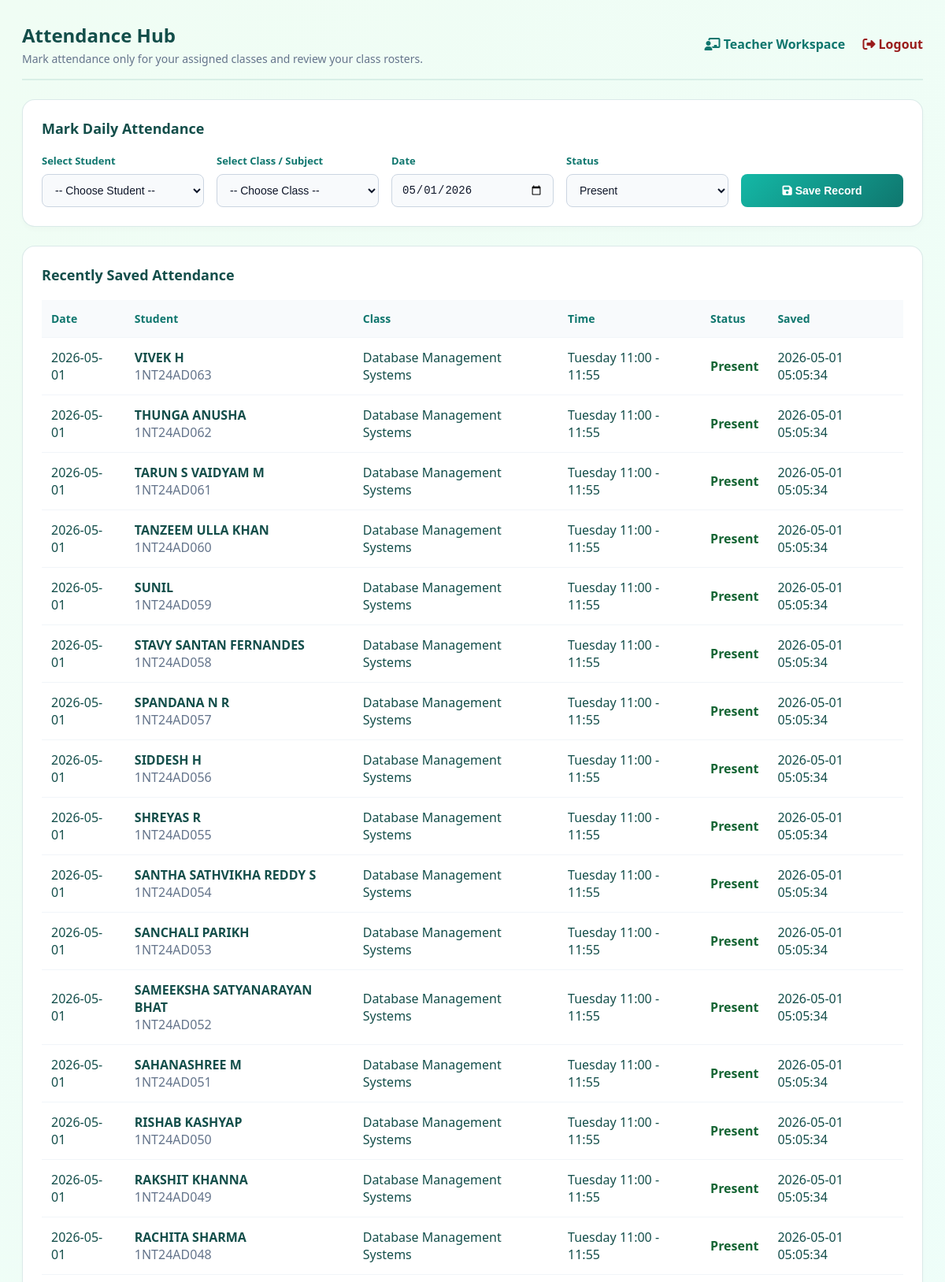
The app's page /attendance (signed in, upper part) with its own data.
### tables this page shows
CREATE TABLE Attendance (
                attendance_id INTEGER PRIMARY KEY AUTOINCREMENT,
                student_id    INTEGER,
                timetable_id  INTEGER,
                attend_date   TEXT,
                status        TEXT, session_id INTEGER, marked_by_user_id INTEGER, participation_score REAL DEFAULT 0, remarks TEXT, location_status TEXT DEFAULT 'not_checked', created_at TEXT, updated_at TEXT,
                FOREIGN KEY (student_id)   REFERENCES Students(student_id),
                FOREIGN KEY (timetable_id) REFERENCES Timetable(timetable_id)
            );

CREATE TABLE Students (
                student_id   INTEGER PRIMARY KEY AUTOINCREMENT,
                student_name TEXT NOT NULL,
                roll_no      TEXT UNIQUE,
                dept_id      INTEGER,
                semester     INTEGER,
                section      TEXT,
                email        TEXT, father_name TEXT, admission_id TEXT, generate_date TEXT, generate_time TEXT, guardian_phone TEXT, is_active INTEGER DEFAULT 1,
                FOREIGN KEY (dept_id) REFERENCES Department(dept_id)
            );

CREATE TABLE Subjects (
                subject_id   INTEGER PRIMARY KEY AUTOINCREMENT,
                subject_name TEXT NOT NULL,
                subject_code TEXT UNIQUE,
                dept_id      INTEGER,
                credits      INTEGER,
                type         TEXT, attendance_threshold REAL DEFAULT 75, total_hours INTEGER, is_active INTEGER DEFAULT 1,
                FOREIGN KEY (dept_id) REFERENCES Department(dept_id)
            );

CREATE TABLE Time_Slots (
                slot_id    INTEGER PRIMARY KEY AUTOINCREMENT,
                day_name   TEXT,
                start_time TEXT,
                end_time   TEXT,
                period_no  INTEGER
            );

### app.py (the view, shortened to what this page needs)
@app.route('/attendance')
def attendance():
    if 'user' not in session:
        return redirect(url_for('login'))
    conn = get_connection()
    cursor = conn.cursor()
    if is_teacher_session():
        teacher_id = resolve_teacher_id(cursor)
        teacher_classes = fetch_teacher_classes(cursor, teacher_id) if teacher_id else []
        if not teacher_classes:
            conn.close()
            flash('No classes are assigned to your teacher account yet.', 'error')
            return redirect(url_for('teacher_workspace'))
        teacher_timetable_ids = [row['timetable_id'] for row in teacher_classes]
        timetable_placeholders = ','.join(['?'] * len(teacher_timetable_ids))
        class_filters = [
            (row['dept_id'], row['semester'], row['section'])
            for row in teacher_classes
        ]
        class_filter_sql = ' OR '.join(
            ['(s.dept_id = ? AND s.semester = ? AND s.section = ?)'] * len(class_filters)
        )
        class_filter_values = [
            value
            for class_filter in class_filters
            for value in class_filter
        ]
        cursor.execute(
            f'''
            SELECT s.student_id, s.student_name, s.roll_no,
                   COUNT(a.attendance_id) as total,
                   COALESCE(SUM(CASE WHEN a.status="Present" THEN 1 ELSE 0 END), 0) as attended,
                   ROUND(
                       CASE
                           WHEN COUNT(a.attendance_id) = 0 THEN 0
                           ELSE SUM(CASE WHEN a.status="Present" THEN 1.0 ELSE 0 END) * 100
                                / COUNT(a.attendance_id)
                       END,
                       1
                   ) as percentage
            FROM Students s
            LEFT JOIN Attendance a
                   ON s.student_id = a.student_id
                  AND a.timetable_id IN ({timetable_placeholders})
            WHERE {class_filter_sql}
            GROUP BY s.student_id
            ORDER BY s.roll_no
            ''',
            teacher_timetable_ids + class_filter_values,
        )
        attendance_data = cursor.fetchall()
        cursor.execute(
            f'''
            SELECT DISTINCT s.student_id, s.student_name, s.roll_no
            FROM Students s
            WHERE {class_filter_sql}
            ORDER BY s.roll_no
            ''',
            class_filter_values,
        )
        students_list = cursor.fetchall()
        cursor.execute(
            f'''
            SELECT a.attend_date, s.student_name, s.roll_no, sub.subject_name,
                   ts.day_name, ts.start_time, ts.end_time, a.status, a.updated_at
            FROM Attendance a
            JOIN Students s ON a.student_id = s.student_id
            JOIN Timetable t ON a.timetable_id = t.timetable_id
            JOIN Subjects sub ON t.subject_id = sub.subject_id
            JOIN Time_Slots ts ON t.slot_id = ts.slot_id
            WHERE a.timetable_id IN ({timetable_placeholders})
            ORDER BY a.updated_at DESC, a.attendance_id DESC
            LIMIT 20
            ''',
            teacher_timetable_ids,
        )
        recent_attendance_records = cursor.fetchall()
        conn.close()
        return render_template(
            'attendance.html',
            attendance=attendance_data,
            students=students_list,
            timetable=teacher_classes,
            teacher_mode=True,
            recent_attendance_records=recent_attendance_records,
        )

### app.py (called while the page is built, shortened)
def is_student_session():
    return session.get('role') == 'student' and session.get('student_id')

def is_teacher_session():
    return session.get('role') == 'teacher'

def get_current_teacher(cursor):
    if not is_teacher_session():
        return None
    identity = session.get('user_email') or session.get('user')
    if identity:
        cursor.execute(
            '''
            SELECT teacher_id, teacher_name, dept_id, email, contact_no, availability_status
            FROM Teachers
            WHERE LOWER(email) = LOWER(?)
            ''',
            (identity,),
        )
        teacher_row = cursor.fetchone()
        if teacher_row:
            return teacher_row

def resolve_teacher_id(cursor, requested_teacher_id=None):
    if is_teacher_session():
        current_teacher = get_current_teacher(cursor)
        return current_teacher['teacher_id'] if current_teacher else None
    if requested_teacher_id:
        return requested_teacher_id
    cursor.execute("SELECT teacher_id FROM Teachers ORDER BY teacher_name LIMIT 1")
    teacher_row = cursor.fetchone()
    return teacher_row['teacher_id'] if teacher_row else None

### database.py (called while the page is built)
def get_connection():
    conn = sqlite3.connect(DB_PATH)
    conn.row_factory = sqlite3.Row
    return conn

### templates/attendance.html (shortened to what this page needs)
<!DOCTYPE html>
<html lang="en">
<head>
    <link href="https://cdnjs.cloudflare.com/ajax/libs/font-awesome/6.4.0/css/all.min.css" rel="stylesheet">
</head>
<body>
    <div class="header">
        <div>
            <h1>Attendance Hub</h1>
            <p style="color:#64748b; font-size: 14px; margin-top:4px;">
                {% if teacher_mode %}
                Mark attendance only for your assigned classes and review your class rosters.
                {% else %}
                Mark attendance and review class-wise presence data.
                {% endif %}
            </p>
        </div>
        <nav>
            {% if teacher_mode %}
            <a href="/teacher/workspace"><i class="fas fa-chalkboard-user"></i> Teacher Workspace</a>
            {% else %}
            <a href="/dashboard"><i class="fas fa-home"></i> Dashboard</a>
            <a href="/teachers">Teachers</a>
            <a href="/students">Students</a>
            <a href="/timetable">Timetable</a>
            {% endif %}
            <a href="/logout" style="color: #991b1b;"><i class="fas fa-sign-out-alt"></i> Logout</a>
        </nav>
    </div>
    <section class="panel">
        <h2 style="margin-bottom: 20px; font-size: 18px;">Mark Daily Attendance</h2>
        <form method="POST" action="/attendance/mark" class="form-grid">
            <div class="form-group">
                <label for="student_id">Select Student</label>
                <select id="student_id" name="student_id" required>
                    <option value="" disabled selected>-- Choose Student --</option>
                </select>
            </div>
            <div class="form-group">
                <label for="timetable_id">Select Class / Subject</label>
                <select id="timetable_id" name="timetable_id" required>
                    <option value="" disabled selected>-- Choose Class --</option>
                </select>
            </div>
            <div class="form-group">
                <label for="date">Date</label>
                <input id="date" name="date" type="date" required>
            </div>
            <div class="form-group">
                <label for="status">Status</label>
                <select id="status" name="status" required>
                    <option value="Present">Present</option>
                </select>
            </div>
            <div class="form-group">
                <label>&nbsp;</label>
                <button type="submit"><i class="fas fa-save"></i> Save Record</button>
            </div>
        </form>
    </section>
    {% if recent_attendance_records %}
    <section class="panel">
        <h2 style="margin-bottom: 20px; font-size: 18px;">Recently Saved Attendance</h2>
        <div class="table-wrap">
            <table>
                <thead>
                    <tr>
                        <th>Date</th>
                        <th>Student</th>
                        <th>Class</th>
                        <th>Time</th>
                        <th>Status</th>
                        <th>Saved</th>
                    </tr>
                </thead>
                <tbody>
                    {% for row in recent_attendance_records %}
                    <tr>
                        <td>{{ row.attend_date }}</td>
                        <td>
                            <strong>{{ row.student_name }}</strong><br>
                            <span style="color:#64748b;">{{ row.roll_no }}</span>
                        </td>
                        <td>{{ row.subject_name }}</td>
                        <td>{{ row.day_name }} {{ row.start_time }} - {{ row.end_time }}</td>
                        <td>
                            <span class="{% if row.status == 'Present' %}percentage-pass{% else %}percentage-fail{% endif %}">
                                {{ row.status }}
                            </span>
                        </td>
                        <td>{{ row.updated_at or row.attend_date }}</td>
                    </tr>
                    {% endfor %}
                </tbody>
            </table>
        </div>
    </section>
    {% endif %}
</body>
</html>

### templates/attendance.html (style rules this page uses)
* { margin: 0; padding: 0; box-sizing: border-box; }
body { font-family: system-ui, -apple-system, "Segoe UI", Roboto, sans-serif; background: linear-gradient(135deg, #f0fdf4, #ecfeff); color: #134e4a; min-height: 100vh; padding: 28px; }
.header { display: flex; justify-content: space-between; align-items: center; flex-wrap: wrap; gap: 12px; margin-bottom: 24px; border-bottom: 2px solid rgba(15, 118, 110, 0.1); padding-bottom: 16px; }
.header h1 { font-size: 24px; }
.header nav a { text-decoration: none; color: #0f766e; margin-left: 18px; font-weight: 600; transition: color 0.2s ease; }
.panel { background: #ffffff; border: 1px solid rgba(15, 118, 110, 0.15); border-radius: 16px; padding: 24px; margin-bottom: 24px; box-shadow: 0 4px 6px rgba(0,0,0,0.02); }
.form-grid { display: grid; grid-template-columns: repeat(auto-fit, minmax(180px, 1fr)); gap: 16px; align-items: flex-end; }
.form-group { display: flex; flex-direction: column; }
label { margin-bottom: 8px; font-size: 13px; font-weight: 600; color: #0f766e; }
input, select { width: 100%; padding: 10px 12px; border-radius: 8px; border: 1px solid #cbd5e1; background: #f8fafc; color: #0f172a; font-size: 14px; height: 42px; }
button { height: 42px; padding: 0 16px; border: none; border-radius: 8px; background: linear-gradient(135deg, #14b8a6, #0f766e); color: white; font-weight: 600; font-size: 14px; cursor: pointer; transition: opacity 0.2s ease; width: 100%; }
.table-wrap { overflow-x: auto; }
table { width: 100%; border-collapse: collapse; min-width: 600px; }
th, td { text-align: left; padding: 14px 12px; border-bottom: 1px solid #f1f5f9; }
th { color: #0f766e; font-size: 14px; font-weight: 600; background: #f8fafc; }
.percentage-pass { font-weight: 600; color: #166534; }

### records on screen
Attendance: attend_date "2026-05-01", student_name "VIVEK H", roll_no "1NT24AD063", subject_name "Database Management Systems", day_name "Tuesday", start_time "11:00", end_time "11:55", status "Present", updated_at "2026-05-01 05:05:34"
Attendance: attend_date "2026-05-01", student_name "THUNGA ANUSHA", roll_no "1NT24AD062", subject_name "Database Management Systems", day_name "Tuesday", start_time "11:00", end_time "11:55", status "Present", updated_at "2026-05-01 05:05:34"
Attendance: attend_date "2026-05-01", student_name "TARUN S VAIDYAM M", roll_no "1NT24AD061", subject_name "Database Management Systems", day_name "Tuesday", start_time "11:00", end_time "11:55", status "Present", updated_at "2026-05-01 05:05:34"
Attendance: attend_date "2026-05-01", student_name "TANZEEM ULLA KHAN", roll_no "1NT24AD060", subject_name "Database Management Systems", day_name "Tuesday", start_time "11:00", end_time "11:55", status "Present", updated_at "2026-05-01 05:05:34"
Attendance: attend_date "2026-05-01", student_name "SUNIL", roll_no "1NT24AD059", subject_name "Database Management Systems", day_name "Tuesday", start_time "11:00", end_time "11:55", status "Present", updated_at "2026-05-01 05:05:34"
Attendance: attend_date "2026-05-01", student_name "STAVY SANTAN FERNANDES", roll_no "1NT24AD058", subject_name "Database Management Systems", day_name "Tuesday", start_time "11:00", end_time "11:55", status "Present", updated_at "2026-05-01 05:05:34"
Attendance: attend_date "2026-05-01", student_name "SPANDANA N R", roll_no "1NT24AD057", subject_name "Database Management Systems", day_name "Tuesday", start_time "11:00", end_time "11:55", status "Present", updated_at "2026-05-01 05:05:34"
Attendance: attend_date "2026-05-01", student_name "SIDDESH H", roll_no "1NT24AD056", subject_name "Database Management Systems", day_name "Tuesday", start_time "11:00", end_time "11:55", status "Present", updated_at "2026-05-01 05:05:34"
Attendance: attend_date "2026-05-01", student_name "SHREYAS R", roll_no "1NT24AD055", subject_name "Database Management Systems", day_name "Tuesday", start_time "11:00", end_time "11:55", status "Present", updated_at "2026-05-01 05:05:34"
Attendance: attend_date "2026-05-01", student_name "SANTHA SATHVIKHA REDDY S", roll_no "1NT24AD054", subject_name "Database Management Systems", day_name "Tuesday", start_time "11:00", end_time "11:55", status "Present", updated_at "2026-05-01 05:05:34"
Attendance: attend_date "2026-05-01", student_name "SANCHALI PARIKH", roll_no "1NT24AD053", subject_name "Database Management Systems", day_name "Tuesday", start_time "11:00", end_time "11:55", status "Present", updated_at "2026-05-01 05:05:34"
Attendance: attend_date "2026-05-01", student_name "SAMEEKSHA SATYANARAYAN BHAT", roll_no "1NT24AD052", subject_name "Database Management Systems", day_name "Tuesday", start_time "11:00", end_time "11:55", status "Present", updated_at "2026-05-01 05:05:34"
Attendance: attend_date "2026-05-01", student_name "SAHANASHREE M", roll_no "1NT24AD051", subject_name "Database Management Systems", day_name "Tuesday", start_time "11:00", end_time "11:55", status "Present", updated_at "2026-05-01 05:05:34"
Attendance: attend_date "2026-05-01", student_name "RISHAB KASHYAP", roll_no "1NT24AD050", subject_name "Database Management Systems", day_name "Tuesday", start_time "11:00", end_time "11:55", status "Present", updated_at "2026-05-01 05:05:34"
Attendance: attend_date "2026-05-01", student_name "RAKSHIT KHANNA", roll_no "1NT24AD049", subject_name "Database Management Systems", day_name "Tuesday", start_time "11:00", end_time "11:55", status "Present", updated_at "2026-05-01 05:05:34"
Attendance: attend_date "2026-05-01", student_name "RACHITA SHARMA", roll_no "1NT24AD048", subject_name "Database Management Systems", day_name "Tuesday", start_time "11:00", end_time "11:55", status "Present", updated_at "2026-05-01 05:05:34"
